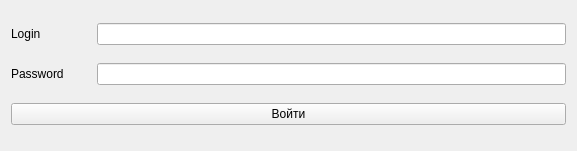
<?xml version="1.0" encoding="UTF-8"?>
<ui version="4.0">
 <class>Form</class>
 <widget class="QWidget" name="Form">
  <property name="geometry">
   <rect>
    <x>0</x>
    <y>0</y>
    <width>577</width>
    <height>151</height>
   </rect>
  </property>
  <property name="minimumSize">
   <size>
    <width>577</width>
    <height>151</height>
   </size>
  </property>
  <property name="maximumSize">
   <size>
    <width>577</width>
    <height>151</height>
   </size>
  </property>
  <property name="windowTitle">
   <string>Form</string>
  </property>
  <layout class="QVBoxLayout" name="verticalLayout">
   <item>
    <layout class="QHBoxLayout" name="horizontalLayout">
     <item>
      <widget class="QLabel" name="label">
       <property name="minimumSize">
        <size>
         <width>80</width>
         <height>0</height>
        </size>
       </property>
       <property name="maximumSize">
        <size>
         <width>16777215</width>
         <height>16777215</height>
        </size>
       </property>
       <property name="text">
        <string>Login</string>
       </property>
      </widget>
     </item>
     <item>
      <widget class="QLineEdit" name="lineEditLogin"/>
     </item>
    </layout>
   </item>
   <item>
    <layout class="QHBoxLayout" name="horizontalLayout_2">
     <item>
      <widget class="QLabel" name="label_2">
       <property name="minimumSize">
        <size>
         <width>80</width>
         <height>0</height>
        </size>
       </property>
       <property name="text">
        <string>Password</string>
       </property>
      </widget>
     </item>
     <item>
      <widget class="QLineEdit" name="lineEdit_Password">
       <property name="echoMode">
        <enum>QLineEdit::EchoMode::Password</enum>
       </property>
      </widget>
     </item>
    </layout>
   </item>
   <item>
    <widget class="QPushButton" name="pushButtonLogIn">
     <property name="text">
      <string>Войти</string>
     </property>
    </widget>
   </item>
  </layout>
 </widget>
 <resources/>
 <connections/>
</ui>
